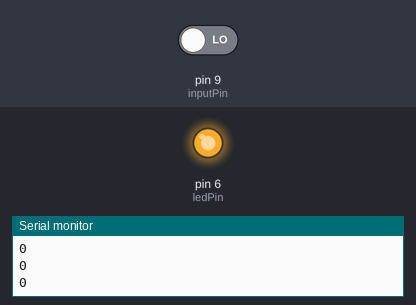
A sketch run on a simulated Arduino Uno, built with avr-gcc and run on an emulated ATmega328P. Shown: output pins drawn as LEDs (lit = HIGH), the last lines printed to the serial monitor. Inputs (shaded band) come from the test bench; at power-on: pin 9 (inputPin) LOW.

Above: at 1.8 s.
1.9 s: pin 9 (inputPin) driven HIGH
At 2.8 s:
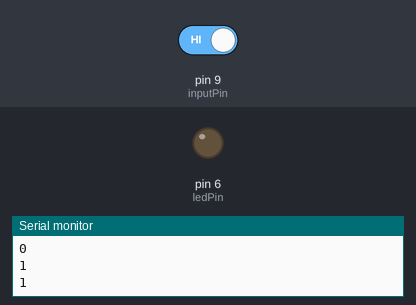
3.5 s: pin 9 (inputPin) driven LOW
At 3.9 s:
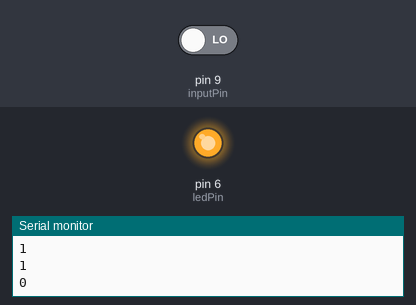
Timing chart, 0 to 6.5 s (numbered marks = the images above; inputs shaded):
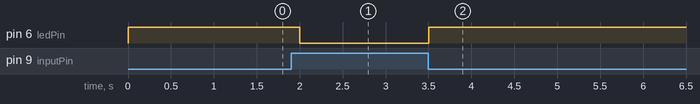

The sketch:

magneticDetector.ino
```cpp
int ledPin = 6; // set LED pin to D6
int inputPin = 9; // set sensor to input pin 9
int val = 0; // define variable val
void setup() {
pinMode(ledPin, OUTPUT); // declare LED as output
pinMode(inputPin, INPUT); // declare magnetic sensor as input
Serial.begin(9600);
}
void loop() {
// put your main code here, to run repeatedly:
val = digitalRead(inputPin); // read input value
Serial.println(val);
if (val == HIGH) { // check if the input is HIGH
digitalWrite(ledPin, LOW); // turn LED OFF
} else {
digitalWrite(ledPin, HIGH); // turn LED ON
}
  delay(500);
}
```

Measured:
- after the input at 1.9 s, pin 6 (ledPin): HIGH → LOW after 0.10 s
- after the input at 3.5 s, pin 6 (ledPin): LOW → HIGH at once
